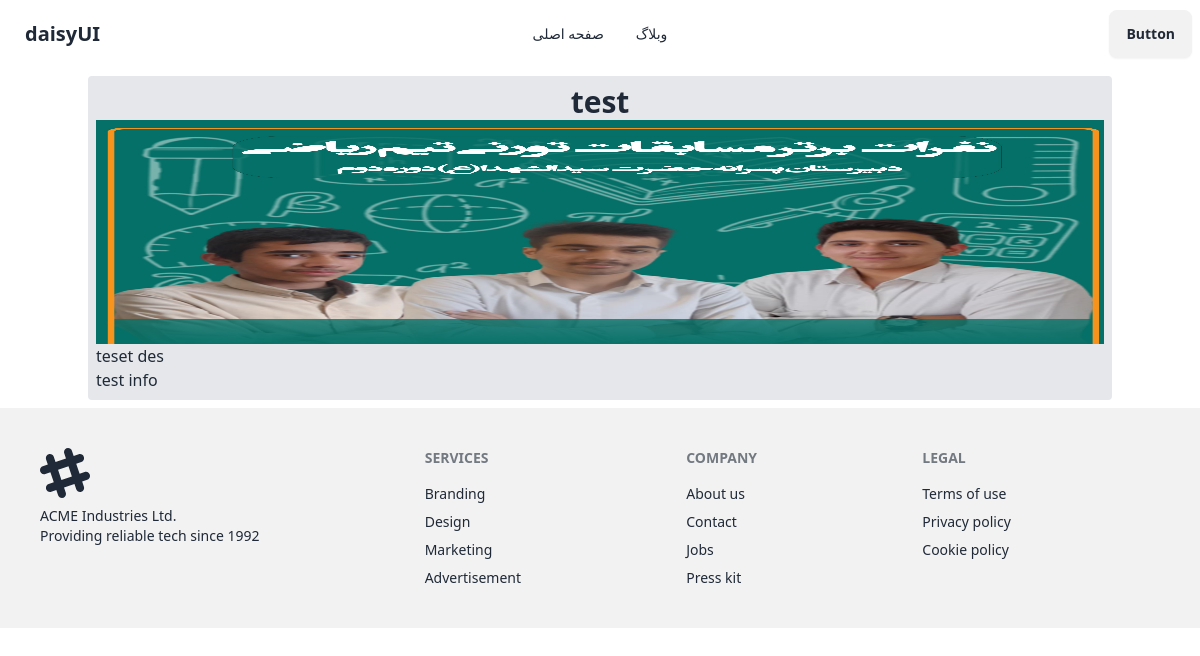
The app's page /article/1/ with its own data.
### article/models.py (models this page shows, shortened)
class Article(models.Model):
    title = models.CharField(max_length=255, verbose_name="عنوان")
    info = models.TextField(verbose_name="خلاصه مطلب")
    description = models.TextField(verbose_name="متن خبر")
    image = models.ImageField(upload_to="static/article", verbose_name="عکس شاخص")
    hashtags = models.TextField(verbose_name="هشتگ ها")
    category = models.ForeignKey(Category, on_delete=models.CASCADE, verbose_name="دسته بندی", related_name="category")
    publish = models.DateTimeField(default=timezone.now, verbose_name="تاریخ انتشار")
    status = models.BooleanField(default=True, verbose_name="وضعیت نمایش")
    class Meta:
        verbose_name = "نوشته"
        verbose_name_plural = "نوشته ها"

### article/views.py (the view)
# urls.py: path('<int:pk>/', views.article_detail.as_view(), name="article_detail")
class article_detail(DetailView):
    model = Article
    template_name = "main/pages/article_detail.html"
    context_object_name = "article"

### config/templates/main/pages/article_detail.html
{% extends 'main/layout/master.html' %}
{% load static %}
{% block main %}
<div>
    <div>
        <h1 class="text-center text-3xl font-extrabold">{{ article.title }}</h1>
    </div>
    <div>
        <img src="{% static article.image %}" class="w-full h-56" alt="">
    </div>
    <div>
        <p>{{ article.description }}</p>
        <p>{{ article.info }}</p>
    </div>
</div>
{% endblock %}

### records on screen
Article: title "test", image (picture), description "teset des", info "test info"
